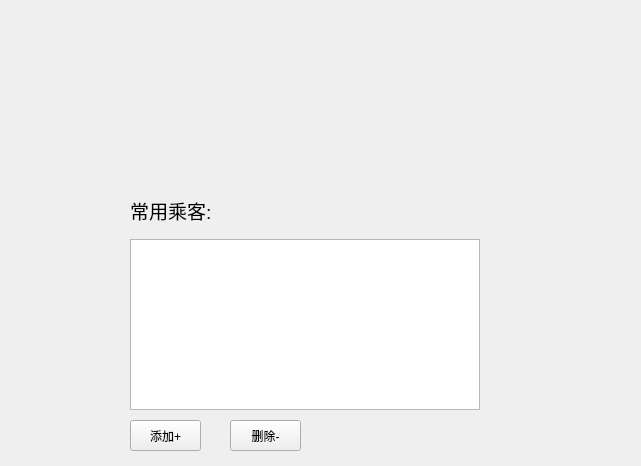
<?xml version="1.0" encoding="UTF-8"?>
<ui version="4.0">
 <class>UserInfoWidget</class>
 <widget class="QWidget" name="UserInfoWidget">
  <property name="geometry">
   <rect>
    <x>0</x>
    <y>0</y>
    <width>641</width>
    <height>466</height>
   </rect>
  </property>
  <property name="windowTitle">
   <string>Form</string>
  </property>
  <widget class="QTableWidget" name="Passenger_tableWidget">
   <property name="geometry">
    <rect>
     <x>130</x>
     <y>239</y>
     <width>350</width>
     <height>171</height>
    </rect>
   </property>
  </widget>
  <widget class="QLabel" name="label">
   <property name="geometry">
    <rect>
     <x>130</x>
     <y>190</y>
     <width>91</width>
     <height>41</height>
    </rect>
   </property>
   <property name="font">
    <font>
     <pointsize>14</pointsize>
    </font>
   </property>
   <property name="text">
    <string>常用乘客:</string>
   </property>
  </widget>
  <widget class="QPushButton" name="addBtn">
   <property name="geometry">
    <rect>
     <x>130</x>
     <y>420</y>
     <width>71</width>
     <height>31</height>
    </rect>
   </property>
   <property name="text">
    <string>添加+</string>
   </property>
  </widget>
  <widget class="QPushButton" name="deleteBtn">
   <property name="geometry">
    <rect>
     <x>230</x>
     <y>420</y>
     <width>71</width>
     <height>31</height>
    </rect>
   </property>
   <property name="text">
    <string>删除-</string>
   </property>
  </widget>
 </widget>
 <resources/>
 <connections/>
</ui>
